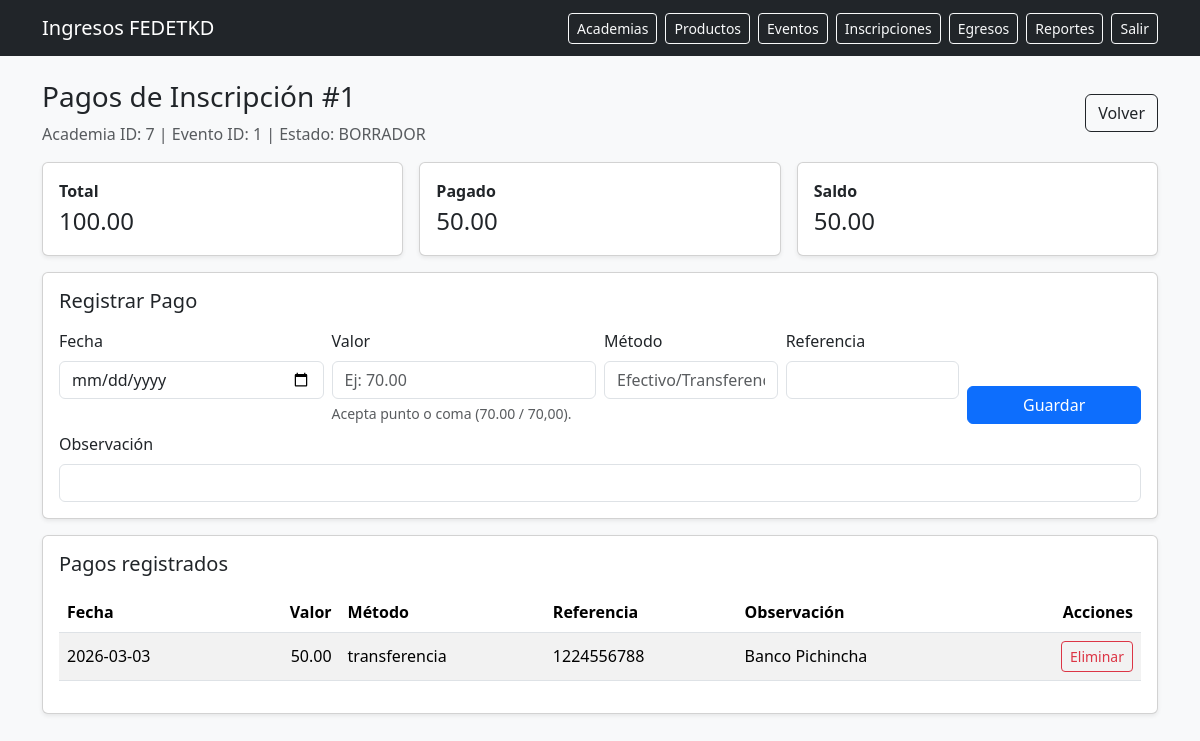
The app's page /inscripciones/1/pagos (signed in) with its own data.
### app/models/inscripciones.py (models this page shows)
class Inscripcion(TimestampMixin, db.Model):
    __tablename__ = "inscripciones"
    id = db.Column(db.Integer, primary_key=True)
    evento_id = db.Column(db.Integer, db.ForeignKey("eventos.id"), nullable=False, index=True)
    academia_id = db.Column(db.Integer, db.ForeignKey("academias.id"), nullable=False, index=True)
    evento = db.relationship("Evento", backref=db.backref("inscripciones", lazy=True))
    academia = db.relationship("Academia", backref=db.backref("inscripciones", lazy=True))
    estado = db.Column(db.String(20), default="BORRADOR", nullable=False)  # BORRADOR/ENVIADA/CONFIRMADA
    cantidad_participantes = db.Column(db.Integer, nullable=False, default=1)
    subtotal = db.Column(db.Numeric(12, 2), default=0, nullable=False)
    descuentos = db.Column(db.Numeric(12, 2), default=0, nullable=False)
    total = db.Column(db.Numeric(12, 2), default=0, nullable=False)
    saldo = db.Column(db.Numeric(12, 2), default=0, nullable=False)
    __table_args__ = (
        db.UniqueConstraint("evento_id", "academia_id", name="uq_inscripcion_evento_academia"),
    )

### app/models/pagos.py (models this page shows)
class Pago(TimestampMixin, db.Model):
    __tablename__ = "pagos"
    id = db.Column(db.Integer, primary_key=True)
    inscripcion_id = db.Column(db.Integer, db.ForeignKey("inscripciones.id"), nullable=False, index=True)
    inscripcion = db.relationship("Inscripcion", backref=db.backref("pagos", lazy=True, cascade="all, delete-orphan"))
    fecha_pago = db.Column(db.Date, nullable=False)
    valor = db.Column(db.Numeric(12,2), nullable=False)
    metodo = db.Column(db.String(30), nullable=True)
    referencia = db.Column(db.String(120), nullable=True)
    comprobante_path = db.Column(db.String(255), nullable=True)
    observacion = db.Column(db.String(255), nullable=True)

### app/blueprints/inscripciones/routes.py (the view)
@bp.route("/<int:inscripcion_id>/pagos")
@login_required
def pagos(inscripcion_id):
    ins = Inscripcion.query.get_or_404(inscripcion_id)
    pagos_list = (
        Pago.query
        .filter_by(inscripcion_id=inscripcion_id)
        .order_by(Pago.fecha_pago.desc(), Pago.id.desc())
        .all()
    )
    pagado = recalcular_inscripcion(ins)
    db.session.commit()
    return render_template(
        "inscripciones/pagos.html",
        ins=ins,
        pagos=pagos_list,
        pagado=float(pagado or 0),
    )

### app/models/auth.py (called while the page is built)
@login_manager.user_loader
def load_user(user_id: str):
    return User.query.get(int(user_id))

### app/utils/inscripcion_calc.py (called while the page is built)
def recalcular_inscripcion(ins) -> Decimal:
    total = Decimal(str(ins.total or 0))
    pagado = (
        db.session.query(func.coalesce(func.sum(Pago.valor), 0))
        .filter(Pago.inscripcion_id == ins.id)
        .scalar()
    )
    pagado = Decimal(str(pagado or 0))
    ins.saldo = total - pagado
    return pagado

### app/templates/inscripciones/pagos.html (shortened to what this page needs)
{% extends "base.html" %}
{% block content %}
<div class="d-flex justify-content-between align-items-center mb-3">
  <div>
    <h3>Pagos de Inscripción #{{ ins.id }}</h3>
    <div class="text-muted">
      Academia ID: {{ ins.academia_id }} | Evento ID: {{ ins.evento_id }} | Estado: {{ ins.estado }}
    </div>
  </div>
  <a class="btn btn-outline-dark" href="{{ url_for('inscripciones.index') }}">Volver</a>
</div>
<div class="row g-3 mb-3">
  <div class="col-md-4">
    <div class="card shadow-sm">
      <div class="card-body">
        <div class="fw-bold">Total</div>
        <div class="fs-4">{{ "%.2f"|format(ins.total or 0) }}</div>
      </div>
    </div>
  </div>
  <div class="col-md-4">
    <div class="card shadow-sm">
      <div class="card-body">
        <div class="fw-bold">Pagado</div>
        <div class="fs-4">{{ "%.2f"|format(pagado or 0) }}</div>
      </div>
    </div>
  </div>
  <div class="col-md-4">
    <div class="card shadow-sm">
      <div class="card-body">
        <div class="fw-bold">Saldo</div>
        <div class="fs-4">{{ "%.2f"|format(ins.saldo or 0) }}</div>
      </div>
    </div>
  </div>
</div>
<div class="card shadow-sm mb-3">
  <div class="card-body">
    <h5 class="mb-3">Registrar Pago</h5>
    <form id="form-pago" method="post"
          action="{{ url_for('inscripciones.pagos_nuevo', inscripcion_id=ins.id) }}"
          class="row g-2">
      <div class="col-md-3">
        <label class="form-label">Fecha</label>
        <input type="date" class="form-control" name="fecha_pago" required>
      </div>
      <div class="col-md-3">
        <label class="form-label">Valor</label>
        <input
          type="text"
          class="form-control"
          name="valor"
          required
          inputmode="decimal"
          placeholder="Ej: 70.00"
          pattern="^[0-9]+([.,][0-9]{1,2})?$"
          title="Ingresa un número, por ejemplo 70 o 70.00"
          autocomplete="off"
        >
        <div class="form-text">Acepta punto o coma (70.00 / 70,00).</div>
      </div>
      <div class="col-md-2">
        <label class="form-label">Método</label>
        <input class="form-control" name="metodo" placeholder="Efectivo/Transferencia">
      </div>
      <div class="col-md-2">
        <label class="form-label">Referencia</label>
        <input class="form-control" name="referencia">
      </div>
      <div class="col-md-2 d-flex align-items-end">
        <button class="btn btn-primary w-100">Guardar</button>
      </div>
      <div class="col-12">
        <label class="form-label">Observación</label>
        <input class="form-control" name="observacion">
      </div>
    </form>
  </div>
</div>
<div class="card shadow-sm">
  <div class="card-body">
    <h5 class="mb-3">Pagos registrados</h5>
    <table class="table table-striped align-middle">
      <thead>
        <tr>
          <th>Fecha</th>
          <th class="text-end">Valor</th>
          <th>Método</th>
          <th>Referencia</th>
          <th>Observación</th>
          <th class="text-end">Acciones</th>
        </tr>
      </thead>
      <tbody>
        {% for p in pagos %}
        <tr>
          <td>{{ p.fecha_pago }}</td>
          <td class="text-end">{{ "%.2f"|format(p.valor or 0) }}</td>
          <td>{{ p.metodo or "" }}</td>
          <td>{{ p.referencia or "" }}</td>
          <td>{{ p.observacion or "" }}</td>
          <td class="text-end">
            <form method="post"
                  action="{{ url_for('inscripciones.pagos_eliminar', inscripcion_id=ins.id, pago_id=p.id) }}"
                  onsubmit="return confirm('¿Eliminar este pago?');"
                  style="display:inline;">
              <button class="btn btn-sm btn-outline-danger">Eliminar</button>
            </form>
          </td>
        </tr>
        {% endfor %}
      </tbody>
    </table>
  </div>
</div>
{% endblock %}

### records on screen
Inscripcion: id "1", academia_id "7", evento_id "1", estado "BORRADOR", total "100.00", saldo "50.00"
Pago: fecha_pago "2026-03-03", valor "50.00", metodo "transferencia", referencia "1224556788", observacion "Banco Pichincha"

### other values on screen
{{ "%.2f"|format(pagado or 0) }} "50.00"
